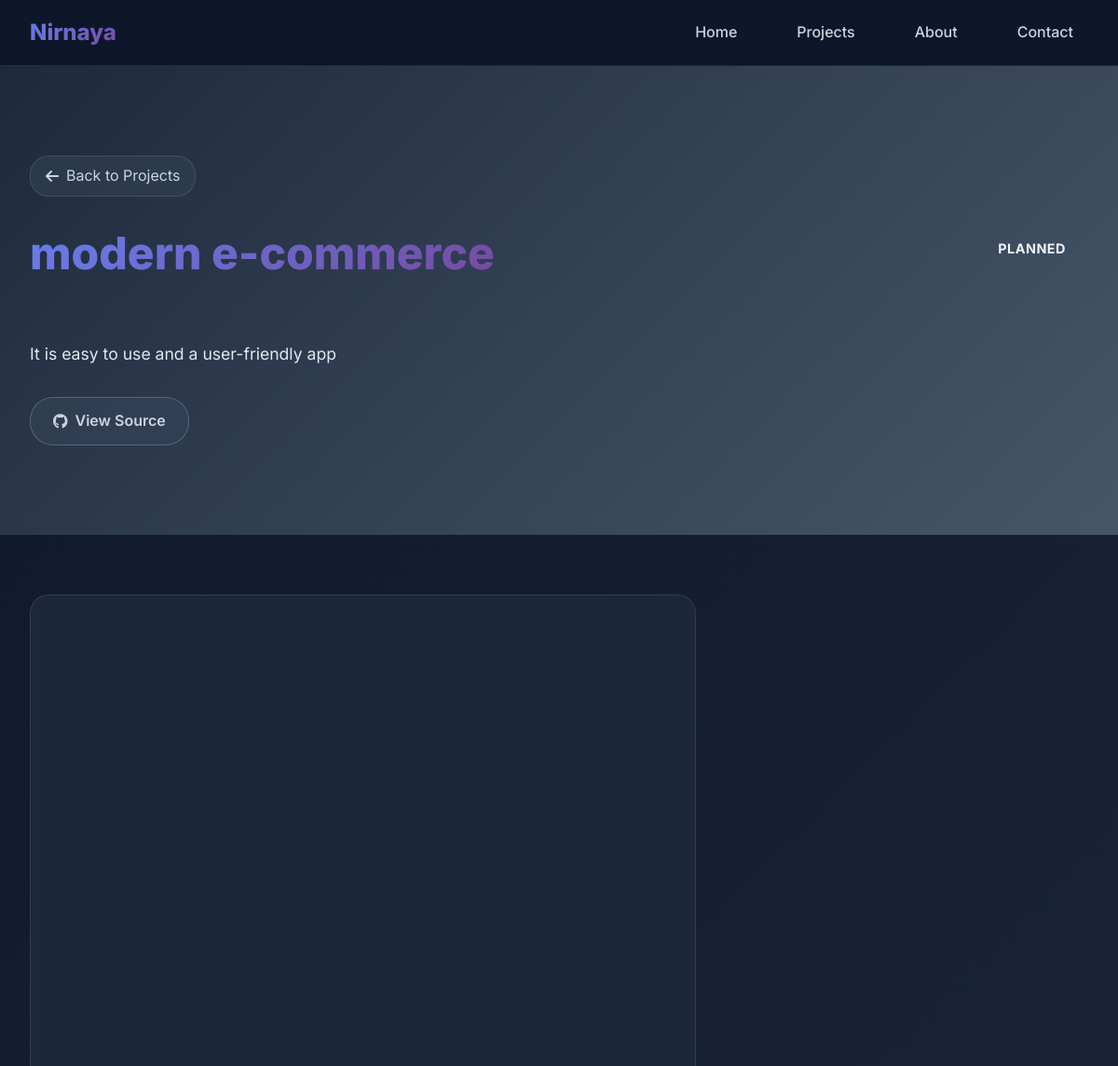
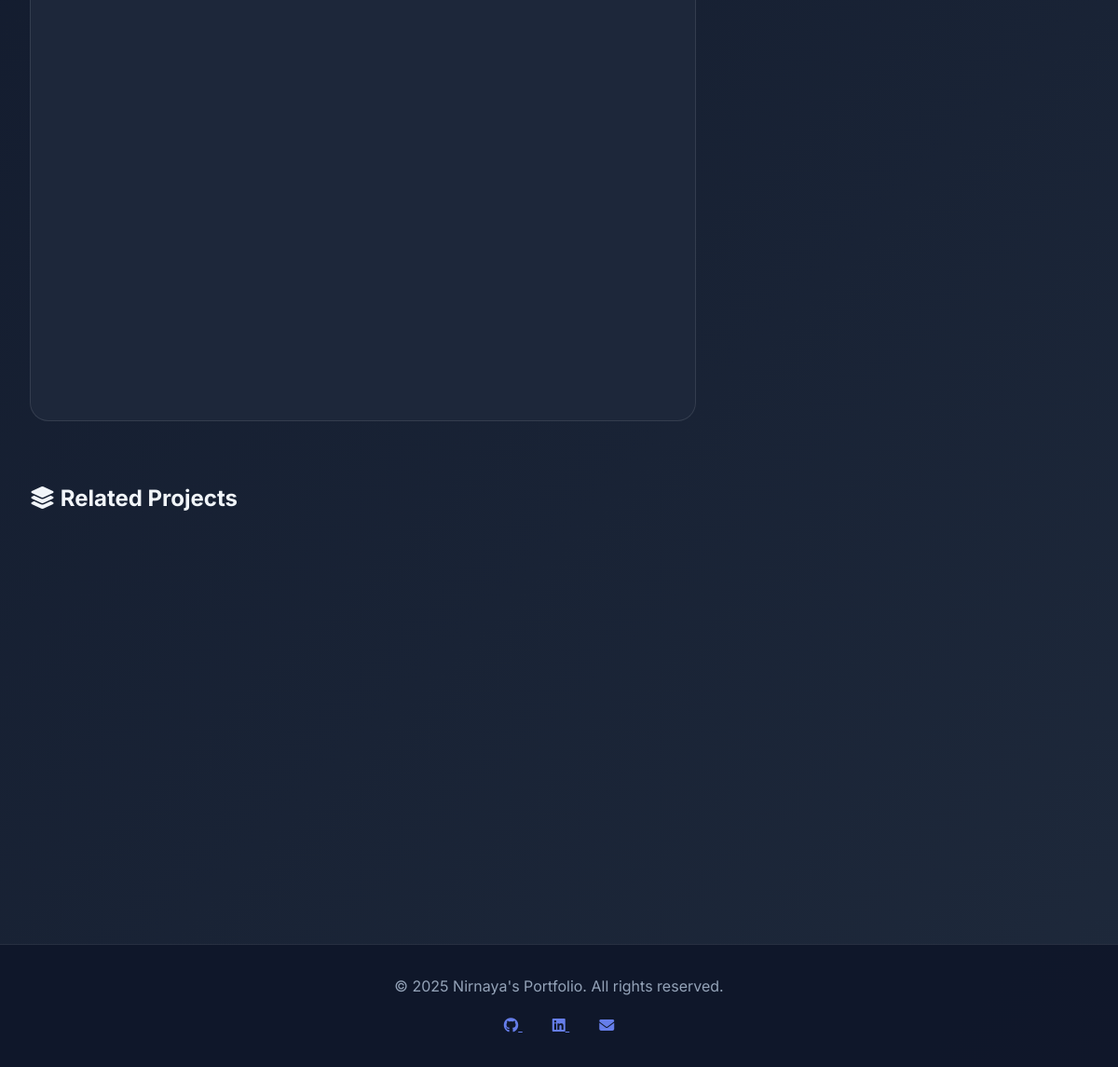
Page /projects/modern-e-commerce/ on the committed database (2 pictures, top to bottom).
### home/models.py (models this page shows, shortened)
class Project(models.Model):
    STATUS_CHOICES = [
        ('planned', 'Planned'),
        ('in-progress', 'In Progress'),
        ('completed', 'Completed'),
        ('on-hold', 'On Hold'),
    ]
    PRIORITY_CHOICES = [
        (1, 'Low'),
        (2, 'Medium'),
        (3, 'High'),
        (4, 'Critical'),
    ]
    title = models.CharField(max_length=200)
    slug = models.SlugField(unique=True, blank=True)
    description = models.TextField()
    status = models.CharField(max_length=20, choices=STATUS_CHOICES, default='planned')
    category = models.ForeignKey(ProjectCategory, on_delete=models.SET_NULL, null=True, blank=True)
    technologies = models.ManyToManyField(Technology, blank=True)
    featured = models.BooleanField(default=False)
    priority = models.IntegerField(choices=PRIORITY_CHOICES, default=2)
    image = models.ImageField(
        upload_to=project_image_path,
        blank=True,
        null=True,
        validators=[validate_file_size, FileExtensionValidator(['jpg', 'jpeg', 'png', 'gif', 'webp'])],
        help_text='Upload project image (max 10MB). Supported formats: JPG, PNG, GIF, WebP'
    )
    pdf_file = models.FileField(
        upload_to=project_pdf_path,
        blank=True,
        null=True,
        validators=[validate_file_size, FileExtensionValidator(['pdf'])],
        help_text='Upload project documentation (max 100MB). Only PDF files allowed.'
    )
    github_url = models.URLField(blank=True, help_text='GitHub repository URL')
    demo_url = models.URLField(blank=True, help_text='Live demo URL')
    created_date = models.DateTimeField(auto_now_add=True)
    updated_date = models.DateTimeField(auto_now=True)
    class Meta:
        ordering = ['-created_date']
        indexes = [
            models.Index(fields=['status']),
            models.Index(fields=['featured']),
            models.Index(fields=['priority']),
            models.Index(fields=['-created_date']),
        ]
    def get_absolute_url(self):
        return reverse('home:project_detail', kwargs={'slug': self.slug})

### home/views.py (the view)
# urls.py: path('projects/<slug:slug>/', views.project_detail_view, name='project_detail'),
def project_detail_view(request, slug):
    project = get_object_or_404(Project, slug=slug)
    related_projects = Project.objects.filter(
        category=project.category
    ).exclude(id=project.id)[:3]
    context = {
        'project': project,
        'related_projects': related_projects,
    }
    return render(request, 'home/project_detail.html', context)

### home/templates/home/project_detail.html (shortened to what this page needs)
{% extends 'base.html' %}
{% load static %}
{% block content %}
<section class="project-detail-hero">
    <div class="hero-content">
        <a href="{% url 'home:projects' %}" class="back-button">
            <i class="fas fa-arrow-left"></i>
            Back to Projects
        </a>
        <div class="project-header">
            <h1 class="project-title">{{ project.title }}</h1>
            <span class="project-status-large status-{{ project.status|lower }}">
                {{ project.get_status_display|default:project.status|capfirst }}
            </span>
        </div>
        <p class="project-description">
            {{ project.detailed_description|default:project.description|safe }}
        </p>
        <div class="project-actions">
            {% if project.github_url %}
            <a href="{{ project.github_url }}" target="_blank" class="action-btn btn-secondary">
                <i class="fab fa-github"></i>
                View Source
            </a>
            {% endif %}
        </div>
    </div>
</section>
<div class="project-content">
    <div class="content-grid">
        <div class="main-content">
        </div>
        <div class="sidebar">
        </div>
    </div>
    {% if related_projects %}
    <section class="related-projects">
        <h2><i class="fas fa-layer-group"></i> Related Projects</h2>
        <div class="related-grid">
        </div>
    </section>
    {% endif %}
</div>
{% endblock %}

### home/templates/base.html (style rules this page uses)
* { margin: 0; padding: 0; box-sizing: border-box; }
body { font-family: 'Inter', -apple-system, BlinkMacSystemFont, 'Segoe UI', 'Roboto', sans-serif; background: linear-gradient(135deg, #0f172a 0%, #1e293b 100%); color: #f1f5f9; min-height: 100vh; line-height: 1.6; }

### home/templates/home/project_detail.html (style rules this page uses)
.project-detail-hero { background: linear-gradient(135deg, #1e293b 0%, #334155 50%, #475569 100%); padding: 6rem 0 4rem; position: relative; overflow: hidden; }
.project-detail-hero::before { content: ''; position: absolute; top: 0; left: 0; right: 0; bottom: 0; animation: backgroundMove 20s linear infinite; }
.hero-content { max-width: 1200px; margin: 0 auto; padding: 0 2rem; position: relative; z-index: 2; }
.back-button { display: inline-flex; align-items: center; gap: 8px; color: #cbd5e1; text-decoration: none; margin-bottom: 2rem; padding: 8px 16px; border-radius: 20px; background: rgba(51, 65, 85, 0.6); backdrop-filter: blur(10px); border: 1px solid rgba(255, 255, 255, 0.1); transition: all 0.3s ease; }
.project-header { display: flex; justify-content: space-between; align-items: flex-start; gap: 2rem; margin-bottom: 2rem; }
.project-title { font-size: 3rem; font-weight: 800; background: linear-gradient(135deg, #667eea 0%, #764ba2 100%); -webkit-background-clip: text; -webkit-text-fill-color: transparent; background-clip: text; margin: 0; line-height: 1.2; }
.project-status-large { padding: 12px 24px; border-radius: 25px; font-size: 0.9rem; font-weight: 700; text-transform: uppercase; letter-spacing: 0.5px; }
.project-description { color: #e2e8f0; font-size: 1.1rem; line-height: 1.7; margin-bottom: 2rem; }
.project-actions { display: flex; gap: 1rem; margin-bottom: 2rem; }
.action-btn { display: inline-flex; align-items: center; gap: 8px; padding: 12px 24px; border-radius: 25px; text-decoration: none; font-weight: 600; transition: all 0.3s ease; }
.btn-secondary { background: rgba(51, 65, 85, 0.8); color: #cbd5e1; border: 1px solid rgba(255, 255, 255, 0.2); }
.project-content { max-width: 1200px; margin: 0 auto; padding: 4rem 2rem; }
.content-grid { display: grid; grid-template-columns: 2fr 1fr; gap: 4rem; margin-bottom: 4rem; }
.main-content { background: rgba(30, 41, 59, 0.95); border-radius: 20px; padding: 2.5rem; border: 1px solid rgba(255, 255, 255, 0.1); backdrop-filter: blur(10px); }
.sidebar { display: flex; flex-direction: column; gap: 2rem; }
.related-projects { margin-top: 4rem; }
.related-grid { display: grid; grid-template-columns: repeat(auto-fill, minmax(280px, 1fr)); gap: 1.5rem; }

### rows in the picture
Project: title "modern e-commerce", status "PLANNED", detailed_description "It is easy to use and a user-friendly app"
